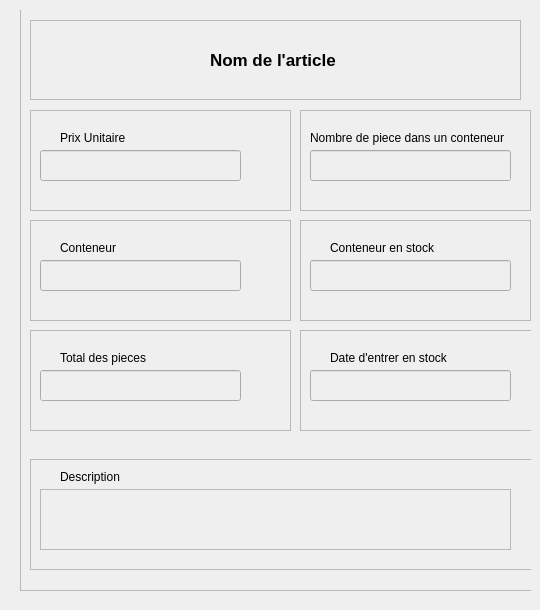
                     <widget class="QWidget" name="affichage1" native="true">
                      <widget class="QWidget" name="widget_6" native="true">
                       <property name="geometry">
                        <rect>
                         <x>10</x>
                         <y>10</y>
                         <width>521</width>
                         <height>591</height>
                        </rect>
                       </property>
                       <widget class="QFrame" name="frame_14">
                        <property name="geometry">
                         <rect>
                          <x>10</x>
                          <y>-40</y>
                          <width>521</width>
                          <height>621</height>
                         </rect>
                        </property>
                        <property name="frameShape">
                         <enum>QFrame::Shape::StyledPanel</enum>
                        </property>
                        <property name="frameShadow">
                         <enum>QFrame::Shadow::Raised</enum>
                        </property>
                        <widget class="QFrame" name="frame_15">
                         <property name="geometry">
                          <rect>
                           <x>10</x>
                           <y>140</y>
                           <width>261</width>
                           <height>101</height>
                          </rect>
                         </property>
                         <property name="frameShape">
                          <enum>QFrame::Shape::StyledPanel</enum>
                         </property>
                         <property name="frameShadow">
                          <enum>QFrame::Shadow::Raised</enum>
                         </property>
                         <widget class="QLabel" name="label_10">
                          <property name="geometry">
                           <rect>
                            <x>30</x>
                            <y>20</y>
                            <width>71</width>
                            <height>16</height>
                           </rect>
                          </property>
                          <property name="text">
                           <string>Prix Unitaire</string>
                          </property>
                         </widget>
                         <widget class="QLineEdit" name="prixUnitaire_detail">
                          <property name="enabled">
                           <bool>false</bool>
                          </property>
                          <property name="geometry">
                           <rect>
                            <x>10</x>
                            <y>40</y>
                            <width>201</width>
                            <height>31</height>
                           </rect>
                          </property>
                          <property name="font">
                           <font>
                            <family>Arial</family>
                            <pointsize>-1</pointsize>
                            <bold>true</bold>
                           </font>
                          </property>
                         </widget>
                        </widget>
                        <widget class="QFrame" name="frame_16">
                         <property name="geometry">
                          <rect>
                           <x>280</x>
                           <y>140</y>
                           <width>231</width>
                           <height>101</height>
                          </rect>
                         </property>
                         <property name="frameShape">
                          <enum>QFrame::Shape::StyledPanel</enum>
                         </property>
                         <property name="frameShadow">
                          <enum>QFrame::Shadow::Raised</enum>
                         </property>
                         <widget class="QLabel" name="label_11">
                          <property name="geometry">
                           <rect>
                            <x>10</x>
                            <y>20</y>
                            <width>201</width>
                            <height>16</height>
                           </rect>
                          </property>
                          <property name="text">
                           <string>Nombre de piece dans un conteneur</string>
                          </property>
                         </widget>
                         <widget class="QLineEdit" name="pieceParConteneur_detail">
                          <property name="enabled">
                           <bool>false</bool>
                          </property>
                          <property name="geometry">
                           <rect>
                            <x>10</x>
                            <y>40</y>
                            <width>201</width>
                            <height>31</height>
                           </rect>
                          </property>
                          <property name="font">
                           <font>
                            <family>Arial</family>
                            <pointsize>-1</pointsize>
                            <bold>true</bold>
                           </font>
                          </property>
                         </widget>
                        </widget>
                        <widget class="QFrame" name="frame_17">
                         <property name="geometry">
                          <rect>
                           <x>10</x>
                           <y>250</y>
                           <width>261</width>
                           <height>101</height>
                          </rect>
                         </property>
                         <property name="frameShape">
                          <enum>QFrame::Shape::StyledPanel</enum>
                         </property>
                         <property name="frameShadow">
                          <enum>QFrame::Shadow::Raised</enum>
                         </property>
                         <widget class="QLabel" name="label_13">
                          <property name="geometry">
                           <rect>
                            <x>30</x>
                            <y>20</y>
                            <width>71</width>
                            <height>16</height>
                           </rect>
                          </property>
                          <property name="text">
                           <string>Conteneur</string>
                          </property>
                         </widget>
                         <widget class="QLineEdit" name="conteneur_detail">
                          <property name="enabled">
                           <bool>false</bool>
                          </property>
                          <property name="geometry">
                           <rect>
                            <x>10</x>
                            <y>40</y>
                            <width>201</width>
                            <height>31</height>
                           </rect>
                          </property>
                          <property name="font">
                           <font>
                            <family>Arial</family>
                            <pointsize>-1</pointsize>
                            <bold>true</bold>
                           </font>
                          </property>
                          <property name="text">
                           <string/>
                          </property>
                         </widget>
                        </widget>
                        <widget class="QFrame" name="frame_18">
                         <property name="geometry">
                          <rect>
                           <x>10</x>
                           <y>360</y>
                           <width>261</width>
                           <height>101</height>
                          </rect>
                         </property>
                         <property name="frameShape">
                          <enum>QFrame::Shape::StyledPanel</enum>
                         </property>
                         <property name="frameShadow">
                          <enum>QFrame::Shadow::Raised</enum>
                         </property>
                         <widget class="QLabel" name="label_14">
                          <property name="geometry">
                           <rect>
                            <x>30</x>
                            <y>20</y>
                            <width>101</width>
                            <height>16</height>
                           </rect>
                          </property>
                          <property name="text">
                           <string>Total des pieces</string>
                          </property>
                         </widget>
                         <widget class="QLineEdit" name="piece_detail">
                          <property name="enabled">
                           <bool>false</bool>
                          </property>
                          <property name="geometry">
                           <rect>
                            <x>10</x>
                            <y>40</y>
                            <width>201</width>
                            <height>31</height>
                           </rect>
                          </property>
                          <property name="font">
                           <font>
                            <family>Arial</family>
                            <pointsize>-1</pointsize>
                            <bold>true</bold>
                           </font>
                          </property>
                         </widget>
                        </widget>
                        <widget class="QFrame" name="frame_19">
                         <property name="geometry">
                          <rect>
                           <x>280</x>
                           <y>250</y>
                           <width>231</width>
                           <height>101</height>
                          </rect>
                         </property>
                         <property name="frameShape">
                          <enum>QFrame::Shape::StyledPanel</enum>
                         </property>
                         <property name="frameShadow">
                          <enum>QFrame::Shadow::Raised</enum>
                         </property>
                         <widget class="QLabel" name="label_15">
                          <property name="geometry">
                           <rect>
                            <x>30</x>
                            <y>20</y>
                            <width>131</width>
                            <height>16</height>
                           </rect>
                          </property>
                          <property name="text">
                           <string>Conteneur en stock</string>
                          </property>
                         </widget>
                         <widget class="QLineEdit" name="nbConteneur_detail">
                          <property name="enabled">
                           <bool>false</bool>
                          </property>
                          <property name="geometry">
                           <rect>
                            <x>10</x>
                            <y>40</y>
                            <width>201</width>
                            <height>31</height>
                           </rect>
                          </property>
                          <property name="font">
                           <font>
                            <family>Arial</family>
                            <pointsize>-1</pointsize>
                            <bold>true</bold>
                           </font>
                          </property>
                         </widget>
                        </widget>
                        <widget class="QFrame" name="frame_20">
                         <property name="geometry">
                          <rect>
                           <x>280</x>
                           <y>360</y>
                           <width>261</width>
                           <height>101</height>
                          </rect>
                         </property>
                         <property name="frameShape">
                          <enum>QFrame::Shape::StyledPanel</enum>
                         </property>
                         <property name="frameShadow">
                          <enum>QFrame::Shadow::Raised</enum>
                         </property>
                         <widget class="QLabel" name="label_16">
                          <property name="geometry">
                           <rect>
                            <x>30</x>
                            <y>20</y>
                            <width>131</width>
                            <height>16</height>
                           </rect>
                          </property>
                          <property name="text">
                           <string>Date d'entrer en stock</string>
                          </property>
                         </widget>
                         <widget class="QLineEdit" name="dateEntrer_detail">
                          <property name="enabled">
                           <bool>false</bool>
                          </property>
                          <property name="geometry">
                           <rect>
                            <x>10</x>
                            <y>40</y>
                            <width>201</width>
                            <height>31</height>
                           </rect>
                          </property>
                          <property name="font">
                           <font>
                            <family>Arial</family>
                            <pointsize>-1</pointsize>
                            <bold>true</bold>
                           </font>
                          </property>
                         </widget>
                        </widget>
                        <widget class="QFrame" name="frame_21">
                         <property name="geometry">
                          <rect>
                           <x>10</x>
                           <y>50</y>
                           <width>491</width>
                           <height>80</height>
                          </rect>
                         </property>
                         <property name="frameShape">
                          <enum>QFrame::Shape::StyledPanel</enum>
                         </property>
                         <property name="frameShadow">
                          <enum>QFrame::Shadow::Raised</enum>
                         </property>
                         <widget class="QLabel" name="article_name">
                          <property name="geometry">
                           <rect>
                            <x>180</x>
                            <y>30</y>
                            <width>181</width>
                            <height>20</height>
                           </rect>
                          </property>
                          <property name="font">
                           <font>
                            <family>Arial</family>
                            <pointsize>13</pointsize>
                            <bold>true</bold>
                           </font>
                          </property>
                          <property name="text">
                           <string>Nom de l'article</string>
                          </property>
                         </widget>
                        </widget>
                        <widget class="QFrame" name="frame_22">
                         <property name="geometry">
                          <rect>
                           <x>10</x>
                           <y>489</y>
                           <width>511</width>
                           <height>111</height>
                          </rect>
                         </property>
                         <property name="frameShape">
                          <enum>QFrame::Shape::StyledPanel</enum>
                         </property>
                         <property name="frameShadow">
                          <enum>QFrame::Shadow::Raised</enum>
                         </property>
                         <widget class="QTextEdit" name="description_detail">
                          <property name="enabled">
                           <bool>false</bool>
                          </property>
                          <property name="geometry">
                           <rect>
                            <x>10</x>
                            <y>30</y>
                            <width>471</width>
                            <height>61</height>
                           </rect>
                          </property>
                          <property name="font">
                           <font>
                            <pointsize>11</pointsize>
                           </font>
                          </property>
                         </widget>
                         <widget class="QLabel" name="label_18">
                          <property name="geometry">
                           <rect>
                            <x>30</x>
                            <y>10</y>
                            <width>121</width>
                            <height>16</height>
                           </rect>
                          </property>
                          <property name="text">
                           <string>Description</string>
                          </property>
                         </widget>
                        </widget>
                       </widget>
                      </widget>
                     </widget>
